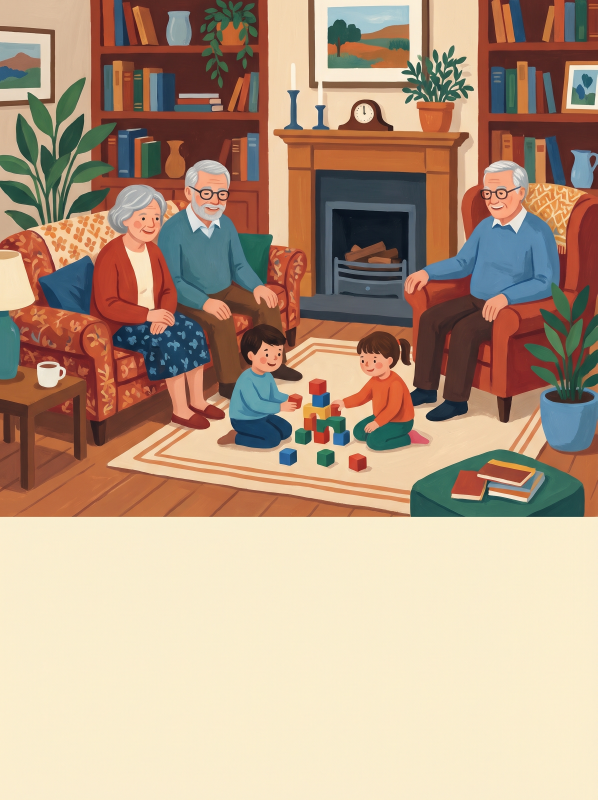
#> input picture 3-systeme/recherches/tests-images/sorties/4_zone_nbpro.png, 1792 x 2400 px (shown at 1/3 size)
$ python test_4_zone_vide.py
#> lines starting #> are read from the running program, lines starting #| are printed output that depends on the picture
### 3-systeme/recherches/tests-images/commun.py
"""Outils communs aux tests d'images NolaPrint (RCH du 02-11-2026).

Les clés sont lues dans GEMINI_API_KEY et IDEOGRAM_API_KEY. Elles ne sont jamais
écrites, ni dans les fichiers ni dans les journaux.
Dépendances : pip install google-genai requests pillow numpy
"""
import json
import os
import time
from pathlib import Path

import numpy as np
import requests
from PIL import Image

DOSSIER = Path(__file__).resolve().parent
SORTIES = DOSSIER / "sorties"
SORTIES.mkdir(exist_ok=True)

STYLE = ("gouache illustration, opaque pigment, no wash, closed contours, "
         "medium to saturated colors, bold simple shapes, no fine detail, "
         "no drop shadow, no paper texture")

MODELE_GEMINI = "gemini-3-pro-image"
IDEO_GENERATE = "https://api.ideogram.ai/v2/image/generate/ideogram-4-5"
IDEO_EDIT = "https://api.ideogram.ai/v2/image/precise-edit/ideogram-4-5"


def cle(nom):
    """Renvoie la clé, ou None si elle manque (le modèle est alors sauté)."""
    valeur = os.environ.get(nom)
    if not valeur:
        print(f"{nom} absente : modèle sauté.")
    return valeur


def journal(script, entree):
    """Ajoute une entrée au journal JSON du script, dans sorties/."""
    chemin = SORTIES / f"{script}.json"
    donnees = json.loads(chemin.read_text()) if chemin.exists() else []
    entree["horodatage"] = time.strftime("%Y-%m-%d %H:%M:%S")
    donnees.append(entree)
    chemin.write_text(json.dumps(donnees, ensure_ascii=False, indent=2))


# ---------- Gemini (Nano Banana Pro) ----------

# [23 lines left out: functions _config_gemini, _enregistrer_gemini, not called in this run]


def gemini(script, prompt, fichier, images=(), aspect="1:1", taille="1K"):
    """Un appel Nano Banana Pro. images : chemins d'images de référence."""
    key = cle("GEMINI_API_KEY")
    if not key:
        return None
    from google import genai
    client = genai.Client(api_key=key)
    contenus = [prompt] + [Image.open(p) for p in images]
    debut = time.time()
    try:
        reponse = client.models.generate_content(
            model=MODELE_GEMINI, contents=contenus,
            config=_config_gemini(aspect, taille))
        chemin, mime = _enregistrer_gemini(reponse, fichier)
        erreur = None if chemin else "aucune image dans la réponse"
    except Exception as e:  # on journalise l'échec, sans arrêter le script
        chemin, mime, erreur = None, None, str(e)
    journal(script, {"modele": MODELE_GEMINI, "prompt": prompt, "fichier": fichier,
                     "references": [str(p) for p in images], "aspect": aspect,
                     "taille": taille, "mime": mime, "duree_s": round(time.time() - debut, 1),
                     "erreur": erreur})
    print(f"{fichier} : {'ok' if chemin else erreur}")
    return chemin


# [52 lines left out: functions gemini_chat, _premiere_url, _sans_urls, not called in this run]


def ideogram(script, url, champs, fichier, fichiers_joints=()):
    """Un appel Ideogram en multipart. fichiers_joints : liste de (champ, chemin)."""
    key = cle("IDEOGRAM_API_KEY")
    if not key:
        return None
    ouverts = [(nom, (Path(p).name, open(p, "rb"), "image/png")) for nom, p in fichiers_joints]
    # Ideogram exige multipart/form-data, même sans fichier joint :
    # chaque champ texte passe donc en partie multipart (nom de fichier None).
    parties = [(k, (None, str(v))) for k, v in champs.items()] + ouverts
    debut = time.time()
    chemin, erreur, brut = None, None, None
    try:
        r = requests.post(url, headers={"Api-Key": key}, files=parties, timeout=300)
        brut = r.json() if r.headers.get("content-type", "").startswith("application/json") else r.text
        if r.ok:
            lien = _premiere_url(brut)
            if lien:
                chemin = SORTIES / fichier
                chemin.write_bytes(requests.get(lien, timeout=120).content)
            else:
                erreur = "aucune URL dans la réponse"
        else:
            erreur = f"HTTP {r.status_code}"
    except Exception as e:
        erreur = str(e)
    finally:
        for _, (_, f, _) in ouverts:
            f.close()
    journal(script, {"modele": url.rsplit("/", 2)[-2] + "/" + url.rsplit("/", 1)[-1],
                     "champs": champs, "joints": [[n, str(p)] for n, p in fichiers_joints],
                     "fichier": fichier, "duree_s": round(time.time() - debut, 1),
                     "erreur": erreur, "reponse": _sans_urls(brut)})
    print(f"{fichier} : {'ok' if chemin else erreur}")
    return chemin


# ---------- Masques et différences ----------

# [26 lines left out: functions masque_ideogram, difference, not called in this run]

### 3-systeme/recherches/tests-images/test_4_zone_vide.py
"""Capacité 4 : respect d'une zone laissée vide, par prompt ou par masque.

Sorties : 4_zone_nbpro.png, 4_zone_ideo45.png (prompt seul),
4_zone_ideo45_masque.png (zone repeinte en aplat par Precise Edit), 4_masque.png.
À regarder : uniformité du tiers inférieur (écart type faible = aplat propre),
et débordement de la scène dans la zone.
"""
import numpy as np
from PIL import Image

from commun import (IDEO_EDIT, IDEO_GENERATE, SORTIES, STYLE, gemini, ideogram, journal,
                    masque_ideogram)

SCRIPT = "test_4_zone_vide"
ZONE = (0.0, 0.67, 1.0, 1.0)  # tiers inférieur
PROMPT = (f"A warm family living room scene with grandparents and grandchildren, "
          f"placed in the upper two thirds of the image only. The lower third of the image "
          f"is left completely empty: a flat, uniform cream color, with no object, "
          f"no pattern and no text. {STYLE}.")

gemini(SCRIPT, PROMPT, "4_zone_nbpro.png", aspect="3:4", taille="2K")

base = ideogram(SCRIPT, IDEO_GENERATE,
                {"prompt": PROMPT, "magic_prompt": "off", "background": "opaque",
                 "quality": "high", "size": "1024x1024", "seed": "4242", "num_images": "1"},
                "4_zone_ideo45.png")
if base:
    masque = masque_ideogram(base, ZONE, "4_masque.png")
    ideogram(SCRIPT, IDEO_EDIT,
             {"prompt": "Paint this area as a flat, uniform cream color, with nothing in it.",
              "context_window": "auto", "quality": "high", "seed": "4242", "num_images": "1"},
             "4_zone_ideo45_masque.png",
             fichiers_joints=[("image", base), ("mask", masque)])

# Lecture : écart type des couleurs dans le tiers inférieur.
for nom in ("4_zone_nbpro.png", "4_zone_ideo45.png", "4_zone_ideo45_masque.png"):
    chemin = SORTIES / nom
    if not chemin.exists():
        continue
    image = np.asarray(Image.open(chemin).convert("RGB"), dtype=np.float32)
    zone = image[int(image.shape[0] * ZONE[1]):, :, :]
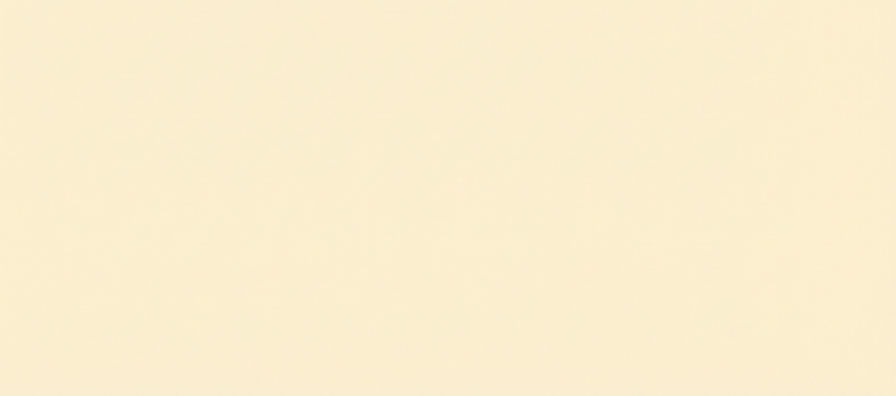
#> zone: shape (792, 1792, 3) float32 (shown at 1/2 size); mean R, G, B 253.6, 236.3, 206.7
    resultat = {"fichier": nom, "ecart_type_zone": round(float(zone.std(axis=(0, 1)).mean()), 2),
                "couleur_moyenne_zone": [round(float(c)) for c in zone.mean(axis=(0, 1))]}
#> resultat = {'fichier': '4_zone_nbpro.png', 'ecart_type_zone': 2.19, 'couleur_moyenne_zone': [254, 236, 207]}
    journal(SCRIPT, {"lecture": resultat})
    print(resultat)
#| {'fichier': '4_zone_nbpro.png', 'ecart_type_zone': 2.19, 'couleur_moyenne_zone': [254, 236, 207]}
#> pass 2 of the loop `for nom in ("4_zone_nbpro.png", "4_zone_ideo45.png", "4_zone_ideo45_ma..`:
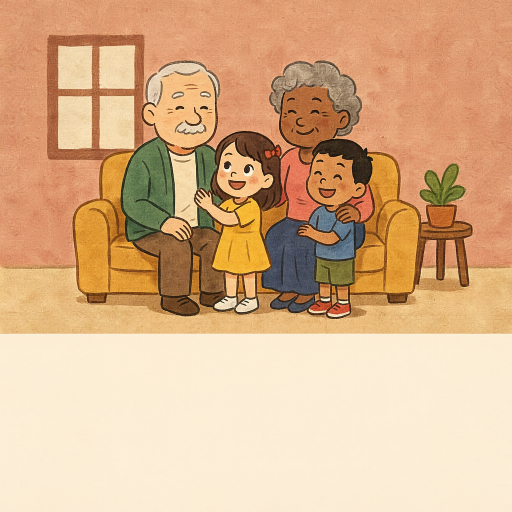
#> input picture 3-systeme/recherches/tests-images/sorties/4_zone_ideo45.png, 1024 x 1024 px (shown at 1/2 size)
#> image: shape (1024, 1024, 3) float32
#> `zone = image[int(image.shape[0] * ZONE[1]):, :, :]`:
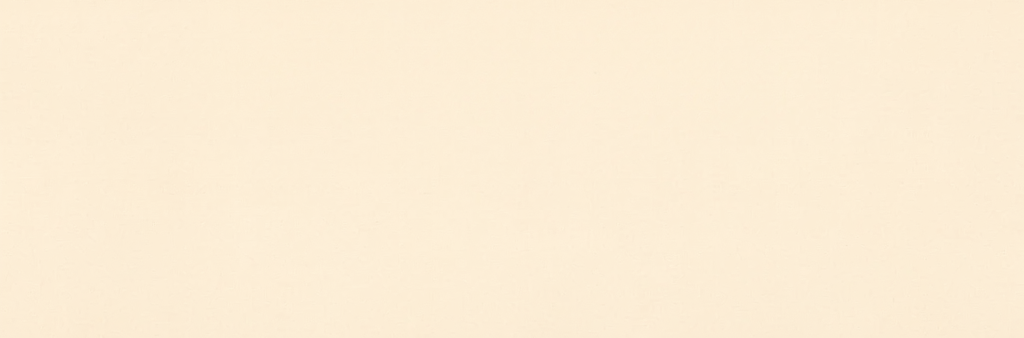
#> zone: shape (338, 1024, 3) float32; mean R, G, B 252.3, 237.8, 213.8
#> resultat = {'fichier': '4_zone_ideo45.png', 'ecart_type_zone': 0.92, 'couleur_moyenne_zone': [252, 238, 214]}
#| {'fichier': '4_zone_ideo45.png', 'ecart_type_zone': 0.92, 'couleur_moyenne_zone': [252, 238, 214]}
